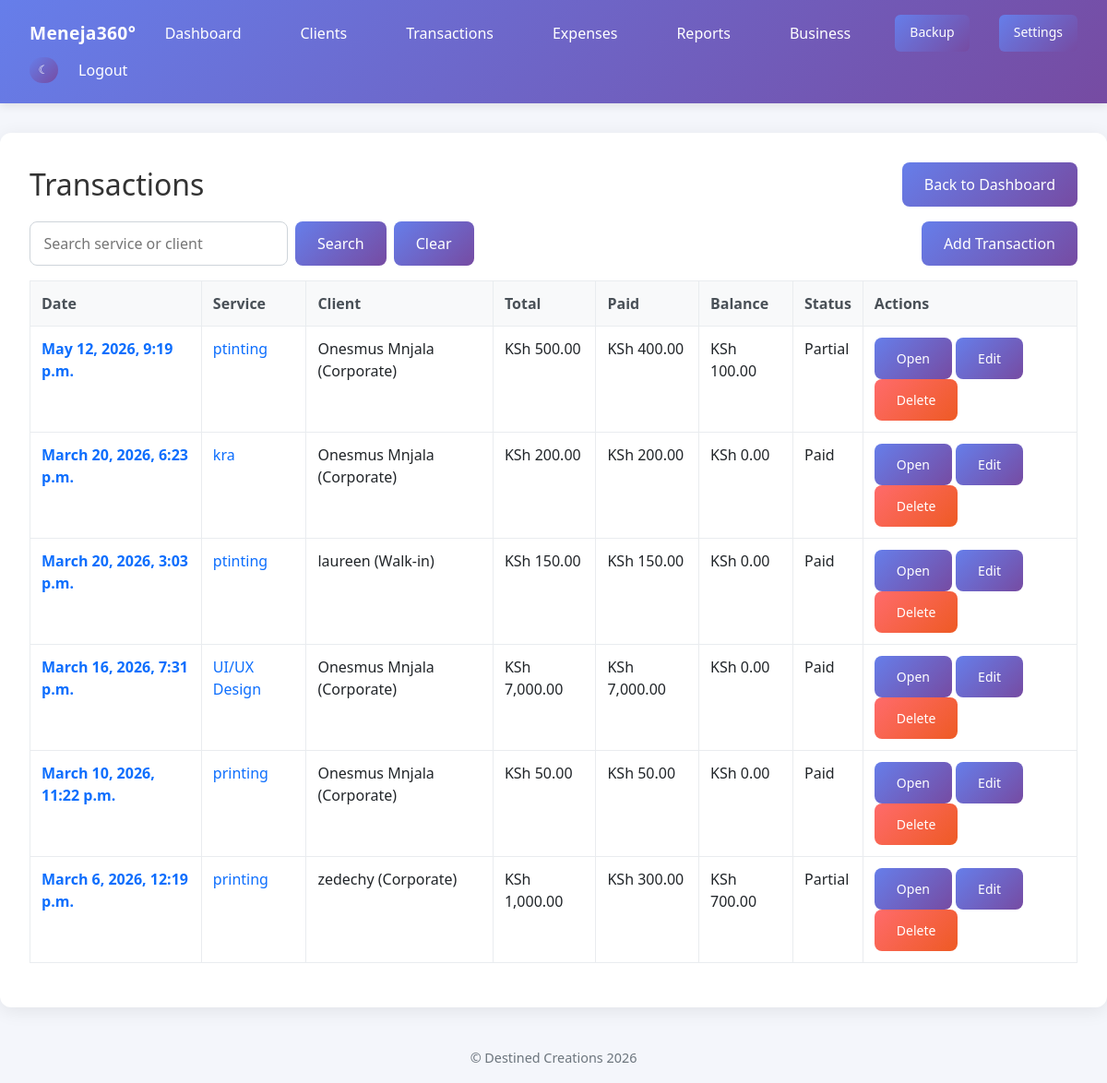
Page /transactions/ (signed in) on the committed database.
### core/models.py (models this page shows, shortened)
class Transaction(models.Model):
    PAID = 'paid'
    PARTIAL = 'partial'
    UNPAID = 'unpaid'
    STATUS_CHOICES = [
        (PAID, 'Paid'),
        (PARTIAL, 'Partial'),
        (UNPAID, 'Unpaid'),
    ]
    business = models.ForeignKey(BusinessProfile, on_delete=models.CASCADE, related_name='transactions')
    date = models.DateTimeField("Date", default=timezone.now)
    client = models.ForeignKey(Client, on_delete=models.SET_NULL, related_name='transactions', blank=True, null=True)
    service_name = models.CharField("Service Name", max_length=255)
    unit_price = models.DecimalField("Unit Price", max_digits=10, decimal_places=2)
    quantity = models.PositiveIntegerField("Quantity", default=1)
    total_amount = models.DecimalField("Total Amount", max_digits=12, decimal_places=2, blank=True)
    amount_paid = models.DecimalField("Amount Paid", max_digits=12, decimal_places=2, default=0)
    balance = models.DecimalField("Balance", max_digits=12, decimal_places=2, blank=True)
    status = models.CharField("Status", max_length=10, choices=STATUS_CHOICES, default=UNPAID)
    invoice_due_date = models.DateField("Invoice Due Date", blank=True, null=True)
    invoice_discount = models.DecimalField("Invoice Discount", max_digits=10, decimal_places=2, default=0)
    invoice_tax_rate = models.DecimalField("Invoice Tax Rate (%)", max_digits=5, decimal_places=2, default=0)
    document_notes = models.TextField("Document Notes", blank=True)
    class Meta:
        verbose_name = "Transaction"
        verbose_name_plural = "Transactions"
        ordering = ['-date']

class Client(models.Model):
    WALK_IN = 'walkin'      # One-time visitors
    REGULAR = 'regular'     # Returning customers
    CORPORATE = 'corporate' # Business clients
    CLIENT_TYPE_CHOICES = [
        (WALK_IN, 'Walk-in'),
        (REGULAR, 'Regular'),
        (CORPORATE, 'Corporate'),
    ]
    business = models.ForeignKey(
        BusinessProfile,
        on_delete=models.CASCADE,
        related_name='clients',
        help_text="The business this client belongs to"
    )
    full_name = models.CharField(
        "Full Name",
        max_length=255,
        help_text="Client's complete name"
    )
    phone_number = models.CharField(
        "Phone Number",
        max_length=50,
        blank=True,
        help_text="Client's contact phone number"
    )
    company_name = models.CharField(
        "Company Name",
        max_length=255,
        blank=True,
        help_text="Optional company or organization name"
    )
    address = models.TextField(
        "Address",
        blank=True,
        help_text="Optional billing or postal address"
    )
    email = models.EmailField(
        "Email Address",
        blank=True,
        null=True,
        help_text="Client's email address"
    )
    client_type = models.CharField(
        "Client Type",
        max_length=20,
        choices=CLIENT_TYPE_CHOICES,
        default=WALK_IN,
        help_text="Type of client relationship"
    )
    total_spending = models.DecimalField(
        "Total Spending",
        max_digits=10,
        decimal_places=2,
        default=0,
        help_text="Total amount spent by client (auto-calculated)"
    )
    outstanding_balance = models.DecimalField(
        "Outstanding Balance",
        max_digits=10,
        decimal_places=2,
        default=0,
        help_text="Amount client still owes (auto-calculated)"
    )
    created_date = models.DateTimeField(
        "Created Date",
        default=timezone.now,
        help_text="When the client record was created"
    )
    notes = models.TextField(
        "Notes",
        blank=True,
        null=True,
        help_text="Additional notes about the client"
    )
    class Meta:
        verbose_name = "Client"
        verbose_name_plural = "Clients"
        ordering = ['-created_date']
        unique_together = ['business', 'full_name']
    def __str__(self):
        return f"{self.full_name} ({self.get_client_type_display()})"

### core/views.py (the view)
# urls.py: path('transactions/', views.TransactionListView.as_view(), name='transaction_list'),
class TransactionListView(LoginRequiredMixin, RecordsRequiredMixin, BusinessScopedQuerysetMixin, ListView):
    model = Transaction
    template_name = 'core/transaction_list.html'
    paginate_by = 25
    def get_queryset(self):
        qs = super().get_queryset()
        search = self.request.GET.get('search', '').strip()
        status = self.request.GET.get('status')
        client = self.request.GET.get('client')
        start = self.request.GET.get('start')
        end = self.request.GET.get('end')
        if search:
            qs = qs.filter(
                Q(service_name__icontains=search) |
                Q(client__full_name__icontains=search)
            )
        if status:
            qs = qs.filter(status=status)
        if client:
            qs = qs.filter(client__id=client)
        if start:
            qs = qs.filter(date__gte=start)
        if end:
            qs = qs.filter(date__lte=end)
        return qs
    def get_context_data(self, **kwargs):
        context = super().get_context_data(**kwargs)
        context['search'] = self.request.GET.get('search', '')
        return context

### core/context_processors.py (called while the page is built)
def app_permissions(request):
    user = getattr(request, 'user', None)
    return {
        'app_role': get_user_role(user) if user and user.is_authenticated else None,
        'can_backup_restore': can_backup_restore(user) if user and user.is_authenticated else False,
        'can_manage_business': can_manage_business(user) if user and user.is_authenticated else False,
        'can_manage_records': can_manage_records(user) if user and user.is_authenticated else False,
        'can_view_reports': can_view_reports(user) if user and user.is_authenticated else False,
    }

### core/currency.py (called while the page is built)
def format_ksh(value):
    try:
        amount = Decimal(value)
    except (InvalidOperation, TypeError, ValueError):
        amount = Decimal("0")
    return f"KSh {amount:,.2f}"

### core/permissions.py (called while the page is built)
def get_user_role(user):
    if not user or not user.is_authenticated:
        return None
    business = get_user_business(user)
    if business.owner_id == user.id:
        return 'admin'
    profile = _get_profile(user)
    if profile and getattr(profile, 'business_id', None) == business.id:
        return profile.role
    return 'staff'

def can_backup_restore(user):
    return get_user_role(user) == 'admin'

def can_manage_business(user):
    return get_user_role(user) == 'admin'

def can_manage_records(user):
    return get_user_role(user) in {'admin', 'staff'}

def can_view_reports(user):
    return get_user_role(user) in {'admin', 'staff', 'viewer'}

    def dispatch(self, request, *args, **kwargs):
        if not self.has_permission():
            messages.error(request, self.permission_denied_message)
            return redirect('dashboard')
        return super().dispatch(request, *args, **kwargs)

    def has_permission(self):
        return can_manage_records(self.request.user)

### core/templatetags/currency_filters.py (called while the page is built)
@register.filter
def ksh(value):
    return format_ksh(value)

### core/tenancy.py (called while the page is built)
def get_user_business(user):
    if not user or not user.is_authenticated:
        raise PermissionDenied("Authentication is required.")
    try:
        profile = user.profile
    except (AttributeError, ObjectDoesNotExist, OperationalError, ProgrammingError):
        profile = None
    if profile and getattr(profile, 'business_id', None):
        return profile.business
    return BusinessProfile.get_or_create_for_user(user)

    def get_business(self):
        return get_user_business(self.request.user)

    def get_queryset(self):
        queryset = super().get_queryset()
        return queryset.filter(**{self.business_field: self.get_business()})

### templates/core/transaction_list.html (shortened to what this page needs)
{% extends 'base.html' %}
{% load currency_filters %}
{% block content %}
<div style="display:flex; justify-content:space-between; align-items:center; gap:1rem; flex-wrap:wrap; margin-bottom:1rem;">
    <h2 style="margin:0;">Transactions</h2>
    <a href="{% url 'dashboard' %}" class="btn btn-light">Back to Dashboard</a>
</div>
<div style="display:flex; justify-content:space-between; align-items:end; gap:1rem; flex-wrap:wrap; margin-bottom:1rem;">
    <form method="get" style="display:flex; gap:0.5rem; flex-wrap:wrap; align-items:center;">
        <input type="text" name="search" value="{{ search }}" placeholder="Search service or client" style="min-width:280px; padding:0.7rem 0.9rem; border:1px solid #ced4da; border-radius:8px;">
        <button type="submit" class="btn">Search</button>
        <a href="{% url 'transaction_list' %}" class="btn btn-light">Clear</a>
    </form>
    <a href="{% url 'transaction_add' %}" class="btn">Add Transaction</a>
</div>
<table class="table">
    <thead><tr><th>Date</th><th>Service</th><th>Client</th><th>Total</th><th>Paid</th><th>Balance</th><th>Status</th><th>Actions</th></tr></thead>
    <tbody>
    {% for obj in object_list %}
        <tr>
            <td><a href="{% url 'transaction_detail' obj.pk %}" style="text-decoration:none; font-weight:600;">{{ obj.date }}</a></td>
            <td><a href="{% url 'transaction_detail' obj.pk %}" style="text-decoration:none;">{{ obj.service_name }}</a></td>
            <td>{% if obj.client %}{{ obj.client }}{% else %}-{% endif %}</td>
            <td>{{ obj.total_amount|ksh }}</td>
            <td>{{ obj.amount_paid|ksh }}</td>
            <td>{{ obj.balance|ksh }}</td>
            <td>{{ obj.get_status_display }}</td>
            <td>
                <a href="{% url 'transaction_detail' obj.pk %}" class="btn btn-sm btn-light">Open</a>
                <a href="{% url 'transaction_edit' obj.pk %}" class="btn btn-sm">Edit</a>
                <form method="post" action="{% url 'transaction_delete' obj.pk %}" style="display:inline;" onsubmit="return confirm('Delete this transaction?');">
                    <button type="submit" class="btn btn-sm btn-danger">Delete</button>
                </form>
            </td>
        </tr>
    {% empty %}
        <tr><td colspan="8">No transactions.</td></tr>
    {% endfor %}
    </tbody>
</table>
{% endblock %}

### static/css/style.css (style rules this page uses)
body { font-family: 'Segoe UI', Tahoma, Geneva, Verdana, sans-serif; background: #f8f9fa; color: #333; margin: 0; padding: 0; min-height: 100vh; display: flex; flex-direction: column; }
.table { width: 100%; border-collapse: collapse; margin-top: 1rem; }
.table th, .table td { border: 1px solid #e9ecef; padding: 0.75rem; text-align: left; }
.table th { background: #f8f9fa; font-weight: 600; color: #495057; }
.btn { padding: 0.75rem 1.5rem; background: linear-gradient(135deg, #667eea 0%, #764ba2 100%); color: #fff; text-decoration: none; border-radius: 8px; border: none; cursor: pointer; transition: all 0.3s ease; font-weight: 500; }
.btn-danger { background: linear-gradient(135deg, #ff6b6b 0%, #ee5a24 100%); }
.light-mode { background: #f4f6fb; color: #333; }

### rows in the picture
Transaction: date "May 12, 2026, 9:19 p.m.", service_name "ptinting", client "Onesmus Mnjala (Corporate)", total_amount|ksh "KSh 500.00", amount_paid|ksh "KSh 400.00", balance|ksh "KSh 100.00", status "Partial"
Transaction: date "March 20, 2026, 6:23 p.m.", service_name "kra", client "Onesmus Mnjala (Corporate)", total_amount|ksh "KSh 200.00", amount_paid|ksh "KSh 200.00", balance|ksh "KSh 0.00", status "Paid"
Transaction: date "March 20, 2026, 3:03 p.m.", service_name "ptinting", client "laureen (Walk-in)", total_amount|ksh "KSh 150.00", amount_paid|ksh "KSh 150.00", balance|ksh "KSh 0.00", status "Paid"
Transaction: date "March 16, 2026, 7:31 p.m.", service_name "UI/UX Design", client "Onesmus Mnjala (Corporate)", total_amount|ksh "KSh 7,000.00", amount_paid|ksh "KSh 7,000.00", balance|ksh "KSh 0.00", status "Paid"
Transaction: date "March 10, 2026, 11:22 p.m.", service_name "printing", client "Onesmus Mnjala (Corporate)", total_amount|ksh "KSh 50.00", amount_paid|ksh "KSh 50.00", balance|ksh "KSh 0.00", status "Paid"
Transaction: date "March 6, 2026, 12:19 p.m.", service_name "printing", client "zedechy (Corporate)", total_amount|ksh "KSh 1,000.00", amount_paid|ksh "KSh 300.00", balance|ksh "KSh 700.00", status "Partial"
